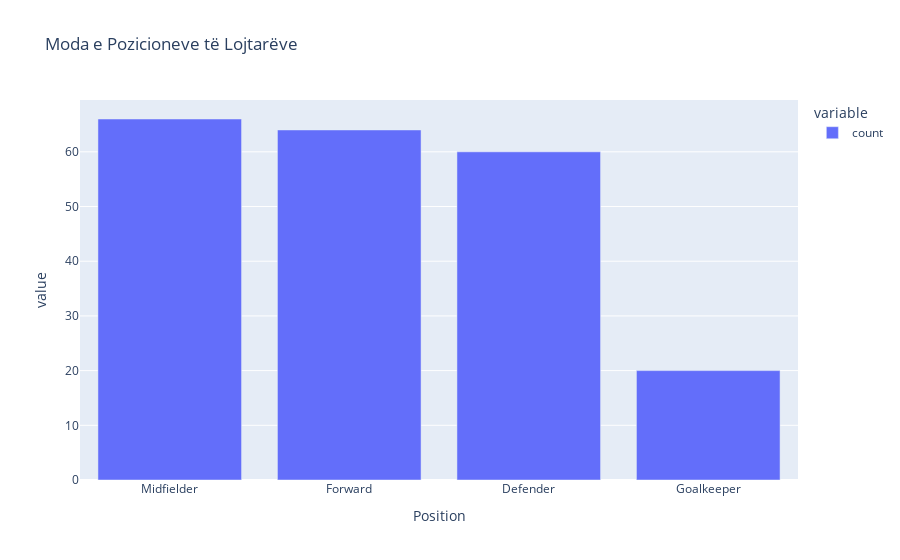

This figure's notebook cell:
### Code cell
position_counts = ucl['Position'].value_counts()

fig = px.bar(position_counts, title="Moda e Pozicioneve te Lojtareve")
fig.show()

### Figure 1 — Plotly figure (JSON) as saved in the notebook; plotly's stock layout.template omitted (floating-point values rounded to 4 significant figures)
{"data": [{"hovertemplate": "variable=count<br>Position=%{x}<br>value=%{y}<extra></extra>", "legendgroup": "count", "marker": {"color": "#636efa", "pattern": {"shape": ""}}, "name": "count", "orientation": "v", "showlegend": true, "textposition": "auto", "x": ["Midfielder", "Forward", "Defender", "Goalkeeper"], "xaxis": "x", "y": [66, 64, 60, 20], "yaxis": "y", "type": "bar"}], "layout": {"xaxis": {"anchor": "y", "domain": [0.0, 1.0], "title": {"text": "Position"}}, "yaxis": {"anchor": "x", "domain": [0.0, 1.0], "title": {"text": "value"}}, "legend": {"title": {"text": "variable"}, "tracegroupgap": 0}, "title": {"text": "Moda e Pozicioneve të Lojtarëve"}, "barmode": "relative"}}
